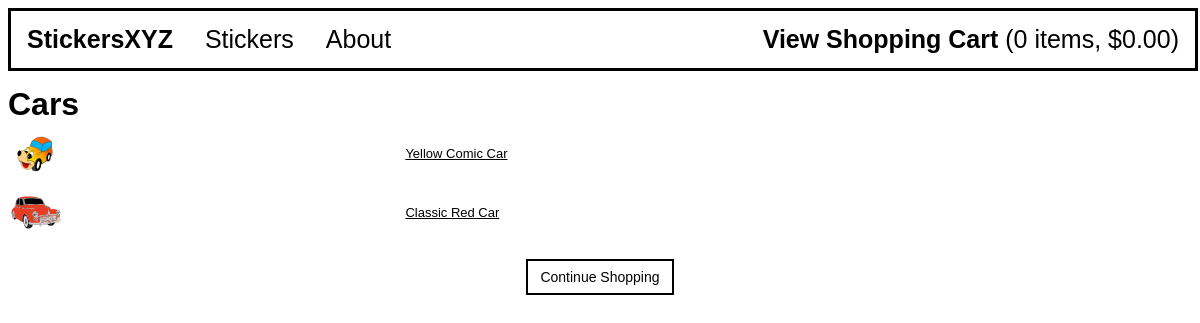
Screenshot of /show_cat.php?catid=2 with the database file from the repository.
### tables this page shows
create table categories
(
  catid int unsigned not null auto_increment primary key,
  catname char(60) not null
);

create table stickers 
(
   stickerID char(13) not null primary key,
   color char(80),
   title char(100),
   catid int unsigned,
   price float(4,2) not null,
   description varchar(255)
);

### show_cat.php (called while the page is built, shortened)
<?php
  $catid = $_GET['catid'];
  $name = get_category_name($catid);
  do_html_header($name);
  $sticker_array = get_stickers($catid);
  display_stickers($sticker_array);
  display_button("index.php", "Continue Shopping");
  do_html_footer();
?>

### sticker_fns.php (called while the page is built, shortened)
<?php
function get_category_name($catid) {
   $conn = db_connect();
   $query = "select catname from categories
             where catid = '".$catid."'";
   $result = @$conn->query($query);
   $row = $result->fetch_object();
   return $row->catname;
}
function get_stickers($catid) {
   $conn = db_connect();
   $query = "select * from stickers where catid = '".$catid."'";
   $result = @$conn->query($query);
   $result = db_result_to_array($result);
   return $result;
}
?>

### output_fns.php (the view, shortened to what this page needs)
<?php
function do_html_header($title = '') {
?>
  <DOCTYPE! html>
  <html lang= "en">
  <head>
    <link rel="stylesheet" href="styles.css">
  </head>
  <body>
  <ul class="nav">
    <li><a href="index.php"><strong>StickersXYZ</strong></a></li>
    <li class="dropdown">
      <a href="javascript:void(0)" class="dropbtn">Stickers</a>
    </li>
    <li><a href="about.php">About</a></li>
    <li id="shoppingcart">
      <?php
        echo "<a href=\"show_cart.php\"><strong>View Shopping Cart
        </strong>(".$_SESSION['items']." items, $".number_format($_SESSION['total_price'],2).")</a>";
      ?>
    </li>
  </ul>
<?php
  if($title) {
    do_html_heading($title);
  }
}
function do_html_footer() {
?>
  </body>
  </html>
<?php
}
function do_html_heading($heading) {
?>
  <h1><?php echo $heading; ?></h1>
<?php
}
?>
<?php
function do_html_URL($url, $name) {
?>
  <a href="<?php echo $url; ?>"><?php echo $name; ?></a><br />
<?php
}
function display_stickers($sticker_array) {
  if (!is_array($sticker_array)) {
    echo "<p>No stickers currently available in this category</p>";
  } else {
    echo "<table width=\"100%\" border=\"0\">";
    foreach ($sticker_array as $row) {
      $url = "show_sticker.php?stickerID=".$row['stickerID'];
      echo "<tr><td>";
      if (@file_exists("images/".$row['stickerID'].".svg")) {
        $title = "<img src=\"images/".$row['stickerID'].".svg\"
                  height=\"55\" width=\"50\" style=\"border: 1px\"/>";
        do_html_url($url, $title);
      } else {
        echo "&nbsp;";
      }
      echo "</td><td>";
      echo "</td></tr>";
    }
    echo "</table>";
  }
}
?>
<?php
function display_button($target, $text) {
  echo "<div align=\"center\"><button onclick=window.location.href=\"{$target}\">{$text}</button></div>";
}
?>

### styles.css (style rules this page uses)
h1 { font-family: Arial, Helvetica, sans-serif; font-size: 32px; color: black;margin: 15px 0px 0px 0px; }
body { font-family: Arial, Helvetica, sans-serif; font-size: 13px; }
li, td { font-family: Arial, Helvetica, sans-serif; font-size: 13px; }
a { color: #000000; }
ul.nav { list-style-type: none; margin: 0; padding: 0; overflow: hidden; width: 100%; background-color: white; border-style: solid; }
ul.nav > li { float: left; font-size: 25px; }
ul.nav > li#shoppingcart { float: right; }
ul.nav a, .dropbtn { display: block; background-color: white; text-align: center; padding: 14px 16px; text-decoration: none; }
li.dropdown { display: inline-block; }
button, input[type=button] { background-color: white; border-style: solid; border-color: black; font-size: 14px; margin: 16px; padding: 8px 12px; outline-style: none; }

### rows the page displays
categories: catname "Cars"
stickers: stickerID (picture), title "Yellow Comic Car"
stickers: stickerID (picture), title "Classic Red Car"

### other values shown
$_SESSION['items'] "0"
$_SESSION['total_price'] "0.00"
$text "Continue Shopping"
